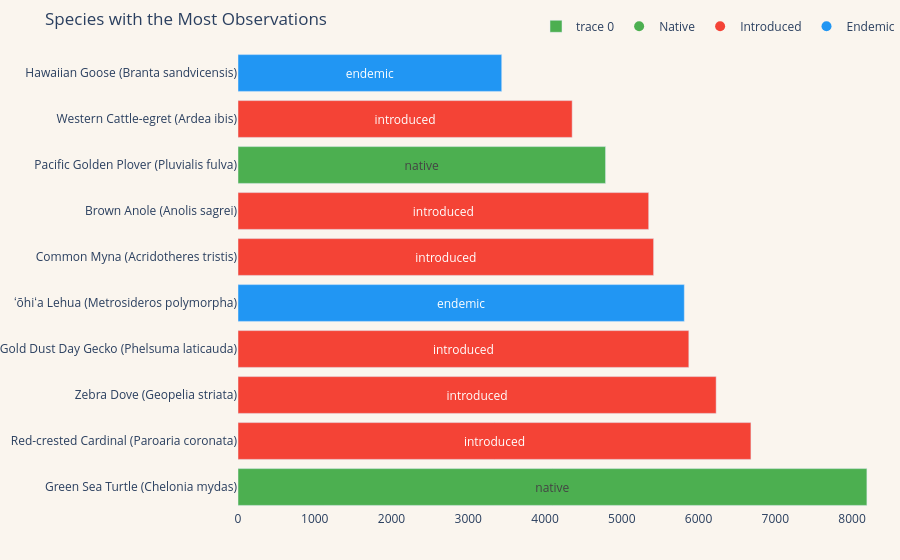

Notebook code for this chart:
### Code cell
Plot_Top_Taxa_2()

### Figure 1 — Plotly figure (JSON) as saved in the notebook; plotly's stock layout.template omitted (floating-point values rounded to 4 significant figures)
{"data": [{"hoverinfo": "text", "hovertemplate": "%{img_html}<extra></extra>", "insidetextanchor": "middle", "marker": {"color": ["#4CAF50", "#F44336", "#F44336", "#F44336", "#2196F3", "#F44336", "#F44336", "#4CAF50", "#F44336", "#2196F3"]}, "orientation": "h", "text": ["native", "introduced", "introduced", "introduced", "endemic", "introduced", "introduced", "native", "introduced", "endemic"], "textposition": "inside", "type": "bar", "x": [8194, 6683, 6230, 5874, 5815, 5415, 5351, 4789, 4354, 3436], "y": ["Green Sea Turtle (Chelonia mydas)", "Red-crested Cardinal (Paroaria coronata)", "Zebra Dove (Geopelia striata)", "Gold Dust Day Gecko (Phelsuma laticauda)", "ʻōhiʻa Lehua (Metrosideros polymorpha)", "Common Myna (Acridotheres tristis)", "Brown Anole (Anolis sagrei)", "Pacific Golden Plover (Pluvialis fulva)", "Western Cattle-egret (Ardea ibis)", "Hawaiian Goose (Branta sandvicensis)"]}, {"marker": {"color": "#4CAF50", "size": 10}, "mode": "markers", "name": "Native", "showlegend": true, "type": "scatter", "x": [null], "y": [null]}, {"marker": {"color": "#F44336", "size": 10}, "mode": "markers", "name": "Introduced", "showlegend": true, "type": "scatter", "x": [null], "y": [null]}, {"marker": {"color": "#2196F3", "size": 10}, "mode": "markers", "name": "Endemic", "showlegend": true, "type": "scatter", "x": [null], "y": [null]}], "layout": {"hoverlabel": {"bgcolor": "white", "font": {"family": "Arial", "size": 12}}, "hovermode": "closest", "legend": {"orientation": "h", "x": 1, "xanchor": "right", "y": 1.02, "yanchor": "bottom"}, "margin": {"b": 50, "l": 0, "r": 0, "t": 50}, "paper_bgcolor": "#FAF5EE", "plot_bgcolor": "#FAF5EE", "title": {"text": "Species with the Most Observations"}, "xaxis": {"showgrid": false, "zeroline": false}, "yaxis": {"showgrid": false}}}
